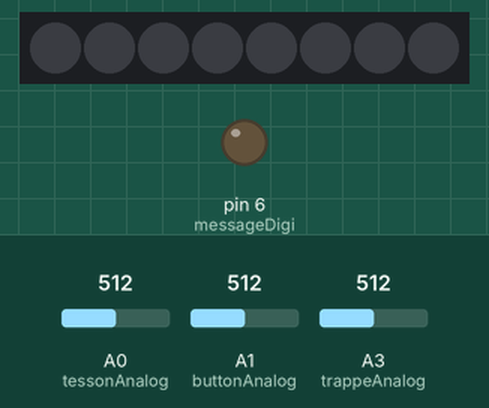
The sketch below on a simulated Arduino Uno, built with avr-gcc and run on an emulated ATmega328P. On the bench: 8 RGB LEDs in strip order, left to right, output pins drawn as LEDs (lit = HIGH). The inputs (shaded band) are chosen by the test bench; at power-on: A0 (tessonAnalog) = 512, A1 (buttonAnalog) = 512, A3 (trappeAnalog) = 512. What the sketch prints to the serial monitor is not drawn.

Above: at 1.2 s.
1.3 s: A0 (tessonAnalog) set to 984
2.8 s: A0 (tessonAnalog) set to 1008
At 2.91 s:
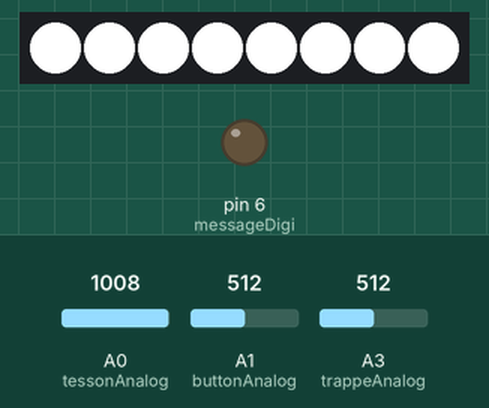
Timing chart, 0 to 11.8 s (numbered marks = the images above; inputs shaded):
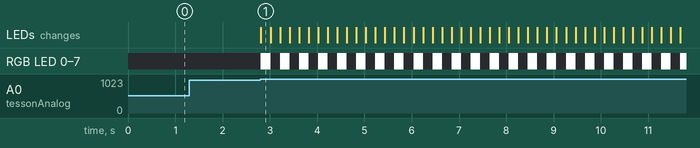

Measured:
- the behaviour switches between 1000 and 1001 on A0 (tessonAnalog) (found by bisection; images 0 and 1)
- after the input at 1.3 s, every drawn part: stays the same
- after the input at 2.8 s, RGB LED 0–7: alternates RGB(255, 255, 255) for 0.20 s and off for 0.20 s, starting at once; the LEDs: change at once (image 1)

The sketch:

recyclum.ino
```cpp
#include "FastLED.h"
#define NUM_LEDS 8
CRGB leds[NUM_LEDS];

int tessonAnalog = A0;
#define vitrineDigi 5
int buttonAnalog = A1;
int messageDigi = 6;
int trappeAnalog = A3;
int cpt = 0;
int blinkfreq = 200;
int freq = 100;
int token = 0;
 // VALEURS POSSIBLES DU TOKEN
 // 0 = toutes les LEDs éteintes et emplacement poterie vide (action suivante : scratcher le bout de poterie sur l'emplacement vide)
 // 1 = LED vitrine clignotante (action suivante : appuyer sur le bouton)
 // 2 = LED vitrine figée et LED trappe clignotante (action suivante : ouvrir la trappe)
 // 3 = toutes les LEDs éteintes mais bout de poterie toujours en place (action suivante : enlever le bout de poterie)

void setup() {
  pinMode(tessonAnalog, INPUT);
  pinMode(vitrineDigi, OUTPUT);
  pinMode(buttonAnalog, INPUT);
  pinMode(messageDigi, OUTPUT);
  pinMode(trappeAnalog, INPUT);
  FastLED.addLeds<NEOPIXEL, vitrineDigi>(leds, NUM_LEDS);
  Serial.begin(9600);
}

void loop() {
  int value = 0;
  value = analogRead(trappeAnalog);
  Serial.println(value);
  switch(token) {
  case 0: // Si le tesson est en place, allumer la vitrine
    value = analogRead(tessonAnalog);
    //Serial.println(value);
    if(value > 1000) {
      for(int i = 0 ; i < NUM_LEDS ; i++)
        leds[i] = CRGB::White;
      FastLED.show();
      token++;
      cpt = 0;
    }
    break;
  case 1: // Si le bouton est pressé, allumer la trappe
    cpt++;
    value = analogRead(buttonAnalog);
    //Serial.println(cpt);
    if(value < 100) {
      digitalWrite(messageDigi, HIGH);
      token++;
      cpt = 0;
    } else if(cpt >= blinkfreq/freq && cpt < blinkfreq*2/freq) {
      for(int i = 0 ; i < NUM_LEDS ; i++)
        leds[i] = CRGB::Black;
      FastLED.show();
    } else if(cpt >= blinkfreq*2/freq ) {
      for(int i = 0 ; i < NUM_LEDS ; i++)
        leds[i] = CRGB::White;
      FastLED.show();
      cpt = 0;
    }
    break;
  case 2: // Si la trappe est ouverte, tout eteindre
    cpt++;
    value = analogRead(trappeAnalog);
    //Serial.println(value);
    if(value > 100) {
      for(int i = 0 ; i < NUM_LEDS ; i++)
        leds[i] = CRGB::Black;
      FastLED.show();
      digitalWrite(messageDigi, LOW);
      token++;
    } else if(cpt >= blinkfreq/freq && cpt < blinkfreq*2/freq ) {
      digitalWrite(messageDigi, LOW);
    } else if(cpt >= blinkfreq*2/freq ) {
      digitalWrite(messageDigi, HIGH);
      cpt = 0;
    }
    break;
  case 3: // Si le capteur de lumière est tjr recouvert, atteindre qu'il soit découvert
    value = analogRead(tessonAnalog);
    //Serial.println(value);
    if(value < 1000) {
      token = 0;
    }
    break;
  }
  // pause the program for X milliseconds to avoid energy consumption
  delay(freq);
}
```
